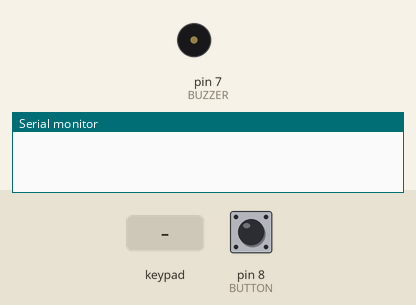
Recording of a sketch running on a simulated Arduino Uno, built with avr-gcc and run on an emulated ATmega328P. On the bench: buzzer (waves = sounding), the last lines printed to the serial monitor. The test bench sets the inputs (shaded band); at power-on: pin 8 (BUTTON) HIGH.

Above: at 0.2 s.
1.3 s: pin 8 (BUTTON) pulled LOW for 0.15 s
At 1.69 s:
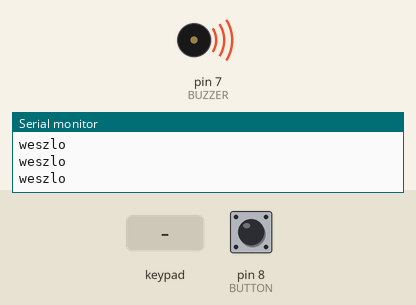
4.3 s: keypad keys 5 2 6 pressed 0.4 s apart
Timing chart, 0 to 12.2 s (numbered marks = the images above; inputs shaded):
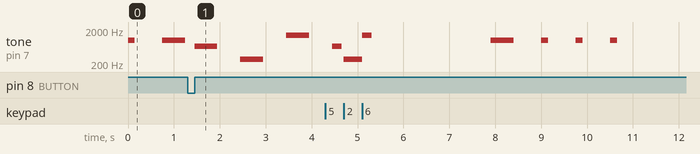

Measured:
- by itself, tone on pin 7 (BUZZER): plays 659 Hz for 0.20 s, 277 Hz for 0.40 s, 1397 Hz for 0.20 s, 1000 Hz for 0.50 s, 1000 Hz for 0.15 s, 1000 Hz for 0.15 s … (7 notes in this stretch)

The sketch:

morse.ino
```cpp
#include <Keypad.h>
#include <string.h>
#include "pitches.h"

const uint8_t ROWS = 3;
const uint8_t COLS = 3;
char keys[ROWS][COLS] = {
  { '1', '2', '3' },
  { '4', '5', '6' },
  { '7', '8', '9' }
};

uint8_t rowPins[ROWS] = { 14, 15, 16 }; // Piny wierszy
uint8_t colPins[COLS] = { 17, 18, 19 }; // Piny kolumn

Keypad keypad = Keypad(makeKeymap(keys), rowPins, colPins, ROWS, COLS); //inicjalizacja klawiatury
char key;

const int gameTones[] = { NOTE_E5, NOTE_CS4, NOTE_F6}; //4 tony które trzeba wcisnąć na klawiaturze
const int Keys[]={'5','2','6'}; //numery klawiszy ktore trzeba wcisnac
const int KeyboardTones[3][3]= { //pelna klawiatura dzwiekow
                          {NOTE_C1,  NOTE_CS4, NOTE_D4 },
                          {NOTE_DS5, NOTE_E5,  NOTE_F6 },
                          {NOTE_FS6, NOTE_G7,  NOTE_GS7}
                          };

int tonesLength=3;
int tone_number=0;
int czy_przerwa_key=0;

int czy_przerwa_melody=0;
int key_number=0;
int czy_poprawny_key=0;

int koniec_dzwieku=0;

const int BUZZER=7;
unsigned long DOT_TIME=150;
unsigned long DASH_TIME=500;
unsigned long BREAK=600;
unsigned long LONG_BREAK=1600;
const int BUTTON = 8;

unsigned long KEY_TIME=500;
unsigned long KEY_BREAK=500;
unsigned long WAITING_TIME=5000;

enum Mode {morse, keyboard, melody, explosion};
Mode currentMode = morse;

unsigned long currentTime = 0;
unsigned long rememberedTime = millis();
unsigned long difference = 0;
unsigned long explosionTime = 500000;

int letter_number=0;
int tryb=0;
String letters = "01210002";//._ _... AB
const int lettersLength = letters.length();
int buttonState=0;
int czy_przerwa=0;


void playKeys()
{
  difference=currentTime-rememberedTime;
  if(difference>=WAITING_TIME)//po 5 sekundach braku aktywnosci wracam do morse'a
  {
    currentMode=morse;
    key_number=0;
  }
  key=keypad.getKey();
  if(key != NO_KEY)//po wcisnieciu klawisza
  {
    rememberedTime=millis();
    switch(key)//gram dzwiek przypisany do klawisza
    {
      case '1': tone(BUZZER, KeyboardTones[0][0]);Serial.println("klik 1");break;
      case '2': tone(BUZZER, KeyboardTones[0][1]);Serial.println("klik 2");break;
      case '3': tone(BUZZER, KeyboardTones[0][2]);Serial.println("klik 3");break;
      case '4': tone(BUZZER, KeyboardTones[1][0]);Serial.println("klik 4");break;
      case '5': tone(BUZZER, KeyboardTones[1][1]);Serial.println("klik 5");break;
      case '6': tone(BUZZER, KeyboardTones[1][2]);Serial.println("klik 6");break;
      case '7': tone(BUZZER, KeyboardTones[2][0]);Serial.println("klik 7");break;
      case '8': tone(BUZZER, KeyboardTones[2][1]);Serial.println("klik 8");break;
      case '9': tone(BUZZER, KeyboardTones[2][2]);Serial.println("klik 9");break;
      default : break;
    }
    delay(200);
    czy_przerwa_key=1;
    if(key!=Keys[key_number])//sprawdzenie poprawnosci
    {
      Serial.println("klawisz sie nie zgadza");
      Serial.println(key);
      Serial.println((char)Keys[key_number]);
      czy_poprawny_key=1;

    }
    key_number++;
    Serial.print("k=");
    Serial.println(key_number);
    if(key_number==3 && czy_poprawny_key==0)//gdy 4 klawisze wcisniecie sprawdzenie czy nie bylo pomylki
    {
      //cos sie dzieje gdy wygrana
      Serial.println("wygrana!");
      noTone(BUZZER);
      currentMode=morse;
      key_number=0;
    }
    else if(key_number==3 && czy_poprawny_key==1)//gdy zdarzyla sie pomylka mozna wpisac kod ponownie
    {
      Serial.println("zle!");
      key_number=0;
      czy_poprawny_key = 0;
    }
  }
  difference=currentTime-rememberedTime;
  if(difference>=KEY_TIME && czy_przerwa_key==1)//gdy minie 200ms koncze grac dzwiek
  {
    noTone(BUZZER);
    czy_przerwa_key=0;
  }

}

void playMelody()
{
  difference=currentTime-rememberedTime;
  if(czy_przerwa_melody==0) //kiedy 0 gra dzwiek
  tone(BUZZER,gameTones[tone_number]);
  if(difference>=KEY_TIME && czy_przerwa_melody==0) //gdy minie czas dzwieku wylacz buzzer
  {
    noTone(BUZZER);
    rememberedTime=currentTime;
    czy_przerwa_melody=1;
    Serial.println("gram");
  }
  else
  if(czy_przerwa_melody==1 && difference>=KEY_BREAK) //gdy minie czas przerwy zagraj nastepny dzwiek
  {Serial.println("przerwa");
    if(tone_number<tonesLength)
    tone_number++;
    czy_przerwa_melody=0;
    rememberedTime=currentTime;
  }
  if(tone_number==tonesLength)
  {
    currentMode=keyboard;
    tone_number=0;
  }

}

void playMorse ()
{
  difference = currentTime-rememberedTime;
  if(czy_przerwa==1 && difference>=BREAK)
    {
      rememberedTime=currentTime;
      czy_przerwa=0;
      difference = currentTime-rememberedTime;
    }

  if(letters[letter_number]=='0' && czy_przerwa==0)
  {
    tone(BUZZER, 1000);
    if(difference >= DOT_TIME)
    {
      rememberedTime=currentTime;
      noTone(BUZZER);
      if(letter_number<lettersLength-1)
      letter_number++;
      else letter_number=0;
      czy_przerwa=1;
    }
  }
  if(letters[letter_number]=='1' && czy_przerwa==0)
  {
    tone(BUZZER, 1000);
    if(difference >= DASH_TIME )
    {
      rememberedTime=currentTime;
      noTone(BUZZER);
      if(letter_number<lettersLength-1)
      letter_number++;
      else letter_number=0;
      czy_przerwa=1;
    }
  }
  if(letters[letter_number]=='2' && czy_przerwa==0)
  {
    noTone(BUZZER);
    if(difference >= LONG_BREAK)
    {
      rememberedTime=currentTime;
      noTone(BUZZER);
      if(letter_number<lettersLength-1)
      letter_number++;
      else letter_number=0;
      czy_przerwa=1;
    }
  }
}
void setup() {
  Serial.begin(9600);
  pinMode(BUZZER, OUTPUT);
  pinMode(BUTTON,INPUT_PULLUP);
}

void loop() {
  currentTime=millis();
  buttonState = digitalRead(BUTTON);
  if(currentTime>=explosionTime)
  {
    currentMode = explosion;
    Serial.println("wybuchlo");
  }
  else if(buttonState == LOW)
  {
    currentMode = melody;
    Serial.println("weszlo");
    rememberedTime=millis();
    noTone(BUZZER);
    tone_number=0;
    czy_przerwa_melody=0;
  }
  else
  if(currentMode==melody)
  {
    playMelody();
  }
  else
  if(currentMode==keyboard)
  {
    playKeys();
  }
  else if (currentMode==morse) playMorse();

  delay(1);
}
```
